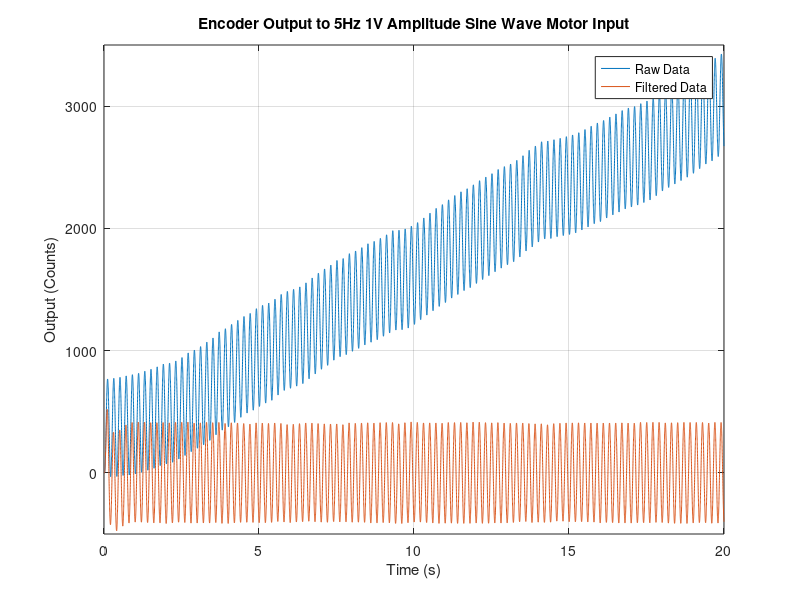

Recreate this plot in MATLAB. (Note: this script raises an error after producing the figure.)
%% Lab 5 Post-Lab
close all; clc; clear;

% Load Encoder Output File
ch1 = load('50_20_grant.txt');

twenS = size(ch1, 1); % gets rows of data

% Create time vector for number of lines in .txt file
Fs = 1000; % Sample Rate (Hz)
t0 = 0;
tf20 = (twenS-1)/Fs;

t20 = transpose(t0:1/Fs:tf20);

% Get Columns of Interest
raw_1 = ch1(:,1);
filt_1 = ch1(:,2); 

% Plot Raw vs Filtered Data
figure('Name', 'Raw Vs Filtered');
plot(t20, raw_1);
hold on;
plot(t20, filt_1);
title('Encoder Output to 5Hz 1V Amplitude Sine Wave Motor Input')
xlabel('Time (s)');
ylabel('Output (Counts)');
legend('Raw Data', 'Filtered Data');
ylim([-500, 3500]);
grid on;

% Seems to be steady after 0.5s, so filter those first 0.5 seconds out
filt_steadystate = filt_1(t20 >= 1);

% Compute Count Amplitude
filt_mean = mean(filt_steadystate);
filt_minusOffset = filt_steadystate - filt_mean;
count_rms = sqrt(mean(filt_minusOffset.^2))
count_amp = sqrt(2) * count_rms

% Ratio of input amplitude to output amplitude
A_in = 1; % 1V 
PPR = 1000; % Pulse per revolution of encoder
ratio = (count_amp) / A_in

dB = 20*log10(ratio)


%% Frequency Response of a Moving Average Filter
clc; close all;
figure(1) = fvtool([1/6 1/6 1/6 1/6 1/6 1/6],1);




%% In Class Derived TF

clc; close all; clear;

% Create TF 
s = tf("s");
sys = (10^9*(s+1))/((s+10)*(s+10^3)*(s+10^4));

[mag, phase, wout] = bode(sys);


% Convert to 3D Array to 1D Array
mag_db = 20 * log10(squeeze(mag));
phase_deg = squeeze(phase);
freq = squeeze(wout);

figure('Name', 'MATLAB Magnitude');
subplot(2,1,1);
semilogx(freq, mag_db, 'LineWidth', 1.5);
grid on;
title('MATLAB Bode Plot ');
subtitle("10^9*(s+1)/((s+10)*(s+10^3)*(s+10^4))");
ylabel('Magnitude (dB)');
ylim([-40, 60]);

subplot(2,1,2);
x_points = [1e-1, 1, 10, 1e3, 1e4, 1e5];
y_points = [20, 20, 40, 40, 20, -20];

semilogx(x_points, y_points, 'o-');

title('Asymptotic Plot From Class')
ylim([-40, 60]);
xlim([1e-2, 1e6]);
grid on;
